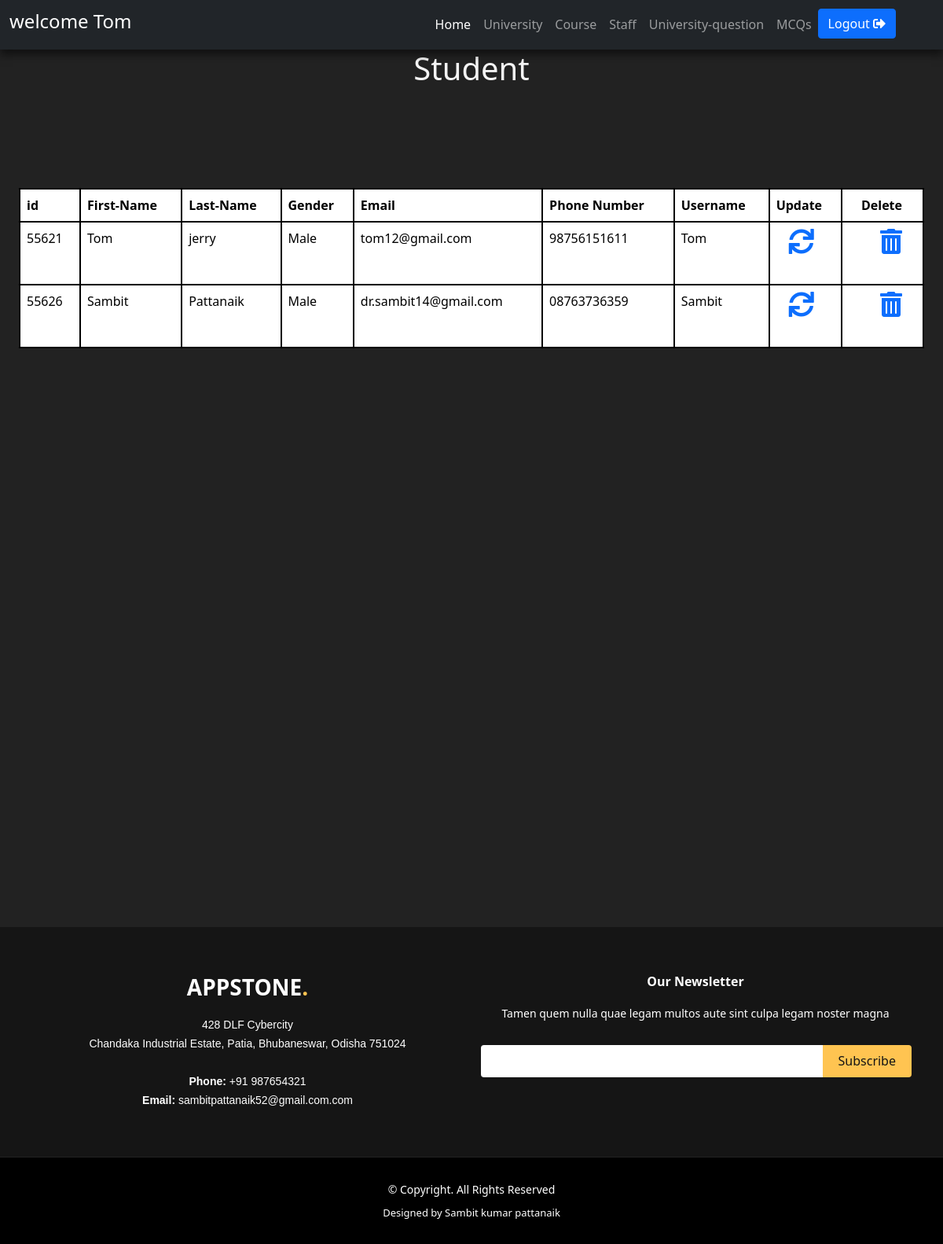
The page /Student.php (signed in) on the database its author committed.
### tables this page shows
CREATE TABLE `student` (
  `id` int(11) NOT NULL,
  `fname` varchar(255) NOT NULL,
  `lname` varchar(255) NOT NULL,
  `gender` varchar(255) NOT NULL,
  `email` varchar(255) NOT NULL,
  `mobile` varchar(255) NOT NULL,
  `img` varchar(255) NOT NULL,
  `username` varchar(255) NOT NULL,
  `password` varchar(255) NOT NULL
);

### Student.php (the view, shortened to what this page needs)
<!doctype html>
<html lang="en">
<?php
                 if(isset($_SESSION['username']))
                 {?>
<head>
    <link href="https://cdn.jsdelivr.net/npm/bootstrap@5.0.0-beta2/dist/css/bootstrap.min.css" rel="stylesheet">
    <link rel="stylesheet" href="admin page.css">
    <link rel="stylesheet" href="footer.css">
    <link rel="stylesheet" href="https://cdnjs.cloudflare.com/ajax/libs/font-awesome/4.7.0/css/font-awesome.min.css">
    <link rel="stylesheet" href="https://cdn.jsdelivr.net/npm/bootstrap-icons@1.4.0/font/bootstrap-icons.css">
    <link rel="stylesheet" href="https://cdnjs.cloudflare.com/ajax/libs/font-awesome/5.15.2/css/all.min.css" />
</head>
<body>
    <header>
        <nav class="navbar sticky-top navbar-expand-lg navbar-dark bg-dark" id="nave">
            <div class="container-fluid">
                <a class="navbar-brand" href="#"><?php
                 $user_email=$_SESSION['username'];
                 echo "<h4> welcome $user_email </h4>";
                 ?></a>
                <div class="collapse navbar-collapse" id="navbarSupportedContent">
                    <ul class="navbar-nav ms-auto me-5 mb-2 mb-lg-0">
                        <li class="nav-item">
                            <a class="nav-link active" aria-current="page" href="admin-page.php">Home</a>
                        </li>
                        <li class="nav-item">
                            <a class="nav-link" href="university.php">University</a>
                        </li>
                        <li class="nav-item">
                            <a class="nav-link" aria-current="page" href="courses.php">Course</a>
                        </li>
                        <li class="nav-item">
                            <a class="nav-link" href="staff.php">Staff</a>
                        </li>
                        <li class="nav-item">
                            <a class="nav-link" href="University-questions.php">University-question</a>
                        </li>
                        <li class="nav-item">
                            <a class="nav-link" href="mcq.php">MCQs</a>
                        </li>
                        <form action="" method="POST">
                        <button type="submit" name="logout" class="btn btn-primary">Logout  <i class="fa fa-sign-out-alt"></i></button>
                        </form>
                    </ul>
                </div>
            </div>
        </nav>
    </header>
    <div class="container-fluid" data-aos="fade-up">
        <div class="section-title">
            <h1>Student</h1>
        </div>
        <br><br><br><br><br>
        <div class="container-fluid">
            <div class="table-responsive">
        <table class="table" style="color: black;background-color: white; padding: 20px; border-radius: 5px;">
        <tr>
                      <th style="border: 2px solid black;">id</th>
                      <th  style="border: 2px solid black;">First-Name</th>
                      <th  style="border: 2px solid black;">Last-Name</th>
                      <th  style="border: 2px solid black;">Gender</th>
                      <th  style="border: 2px solid black;">Email</th>
                      <th  style="border: 2px solid black;">Phone Number</th>
                      <th  style="border: 2px solid black;">Username</th>
                      <th style="border: 2px solid black;">Update</th>
                      <th  style="border: 2px solid black;" class="ps-4">Delete</th>
                  </tr>
                  <?php
      $connect= new mysqli("localhost","root","","qbms");
      $query="select * from student";
      $result=$connect->query($query);
      if($result->num_rows>0){
          while($row = $result->fetch_assoc()){
              echo "<tr  style=\"border:2px solid black; height:5rem;\">";
              echo "<td style=\"border:2px solid black;\">".$row['id']."</td>";
              echo "<td style=\"border:2px solid black;\">".$row['fname']."</td>";
              echo "<td style=\"border:2px solid black;\">".$row['lname']."</td>";
              echo "<td style=\"border:2px solid black;\">".$row['gender']."</td>";
              echo "<td style=\"border:2px solid black;\">".$row['email']."</td>";
              echo "<td style=\"border:2px solid black;\">".$row['mobile']."</td>";
              echo "<td style=\"border:2px solid black;\">".$row['username']."</td>";
              echo "<td style=\"border:2px solid black;\" class=\"ps-4\">"."<a href=\"update-student.php?updateid=$row[id]\">"."<i class=\"fa fa-sync fa-2x\"></i>"."</a>"."</td>";
              echo "<td  class=\"ps-5\">"."<a href=\"delete-student.php?delete=$row[id]\">"."<i class=\"fa fa-trash-alt fa-2x\"></i>"."</a>"."</td>";
              echo "</tr>";
          }
      }else{
          echo "There's no data in the table";
      }
      ?>
        </table>
      </div>
            </div>
    </div>
    <br><br><br><br><br><br><br><br><br><br><br><br><br><br><br><br><br><br><br><br><br><br><br><br><br><br><br><br><br><br>
    <footer id="footer">
        <div class="footer-top">
            <div class="container">
                <div class="row text-center">
                    <div class="col-lg-6 col-md-6">
                        <div class="footer-info" id="info">
                            <h3>Appstone<span>.</span></h3>
                            <p text-align-sm-left>
                                428 DLF Cybercity <br> Chandaka Industrial Estate, Patia, Bhubaneswar, Odisha 751024<br><br>
                                <strong>Phone:</strong> +91 987654321<br>
                                <strong>Email:</strong> sambitpattanaik52@gmail.com.com<br>
                            </p>
                        </div>
                    </div>
                    <div class="col-lg-6 col-md-6 footer-newsletter">
                        <h4>Our Newsletter</h4>
                        <p>Tamen quem nulla quae legam multos aute sint culpa legam noster magna</p>
                        <form action="" method="post">
                            <input type="email" name="email"><input type="submit" value="Subscribe">
                        </form>
                    </div>
                </div>
            </div>
        </div>
        <div class="container">
            <div class="copyright">
                &copy; Copyright. All Rights Reserved
            </div>
            <div class="credits">
                Designed by Sambit kumar pattanaik
            </div>
        </div>
    </footer>
</body>
</html>
<?php   }else{
    header("location:admin_login.php");}?>

### admin page.css (style rules this page uses)
body { background-color: #222; color: white; }
.section-title { text-align: center; text-shadow: black; color: whitesmoke; }

### footer.css (style rules this page uses)
#footer { background: black; padding: 0 0 30px 0; color: #fff; font-size: 14px; position: relative; }
#footer .footer-top { background: #151515; border-bottom: 1px solid #222222; padding: 60px 0 30px 0; }
#footer .footer-top .footer-info { margin-bottom: 30px; }
#footer .footer-top .footer-info h3 { font-size: 28px; margin: 0 0 20px 0; padding: 2px 0 2px 0; line-height: 1; font-weight: 700; text-transform: uppercase; }
#footer .footer-top .footer-info h3 span { color: #ffc451; }
#footer .footer-top .footer-info p { font-size: 14px; line-height: 24px; margin-bottom: 0; font-family: "Raleway", sans-serif; color: #fff; }
#footer .footer-top h4 { font-size: 16px; font-weight: 600; color: #fff; position: relative; padding-bottom: 12px; }
#footer .footer-top .footer-newsletter form { margin-top: 30px; background: #fff; padding: 6px 10px; position: relative; border-radius: 4px; }
#footer .footer-top .footer-newsletter form input[type="email"] { border: 0; padding: 4px; width: calc(100% - 110px); }
#footer .footer-top .footer-newsletter form input[type="submit"] { position: absolute; top: 0; right: -2px; bottom: 0; border: 0; background: none; font-size: 16px; padding: 0 20px; background: #ffc451; color: #151515; transition: 0.3s; border-radius: 0 4px 4px 0; }
#footer .copyright { text-align: center; padding-top: 30px; }
#footer .credits { padding-top: 10px; text-align: center; font-size: 13px; color: #fff; }

### rows shown on the page
student: id "55621", fname "Tom", lname "jerry", gender "Male", email "tom12@gmail.com", mobile "98756151611", username "Tom"
student: id "55626", fname "Sambit", lname "Pattanaik", gender "Male", email "dr.sambit14@gmail.com", mobile "08763736359", username "Sambit"

### other values the page prints
$user_email "Tom"
